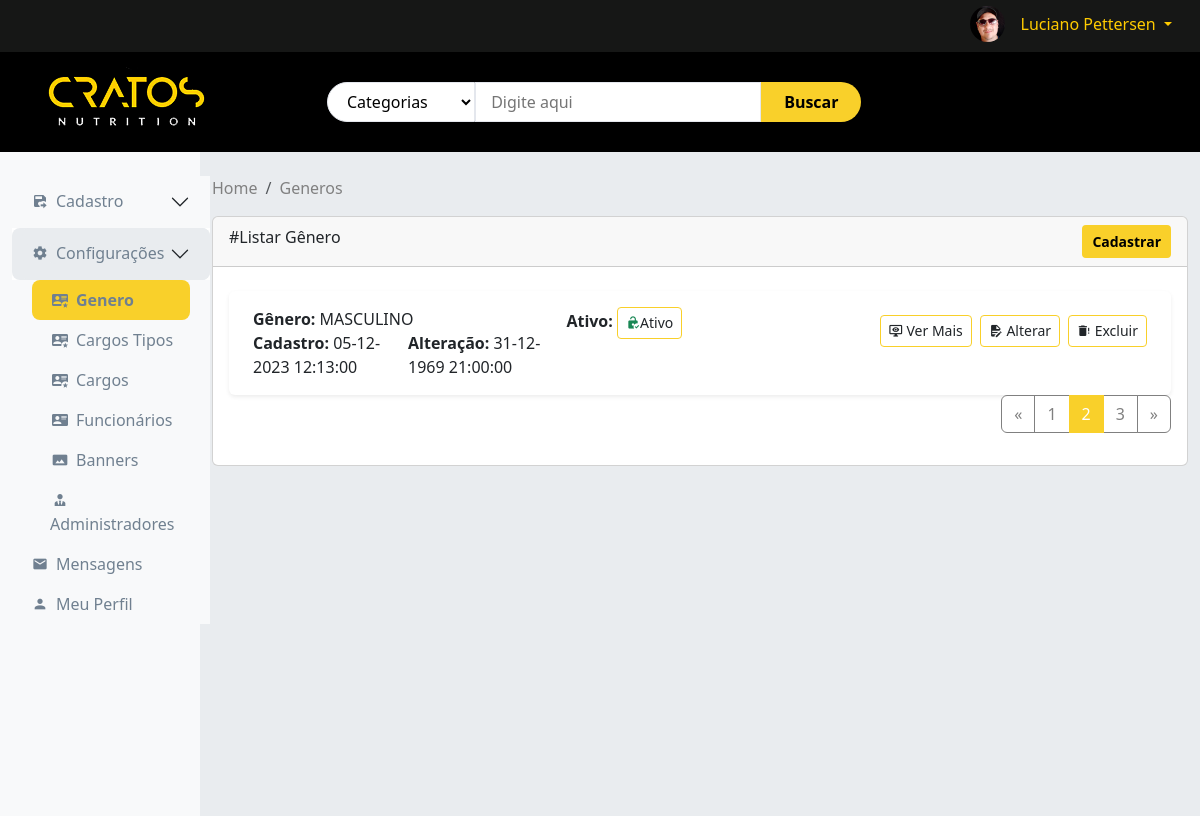
Page /adm/adm.php?pagina=genero (signed in) on the earlier database version.
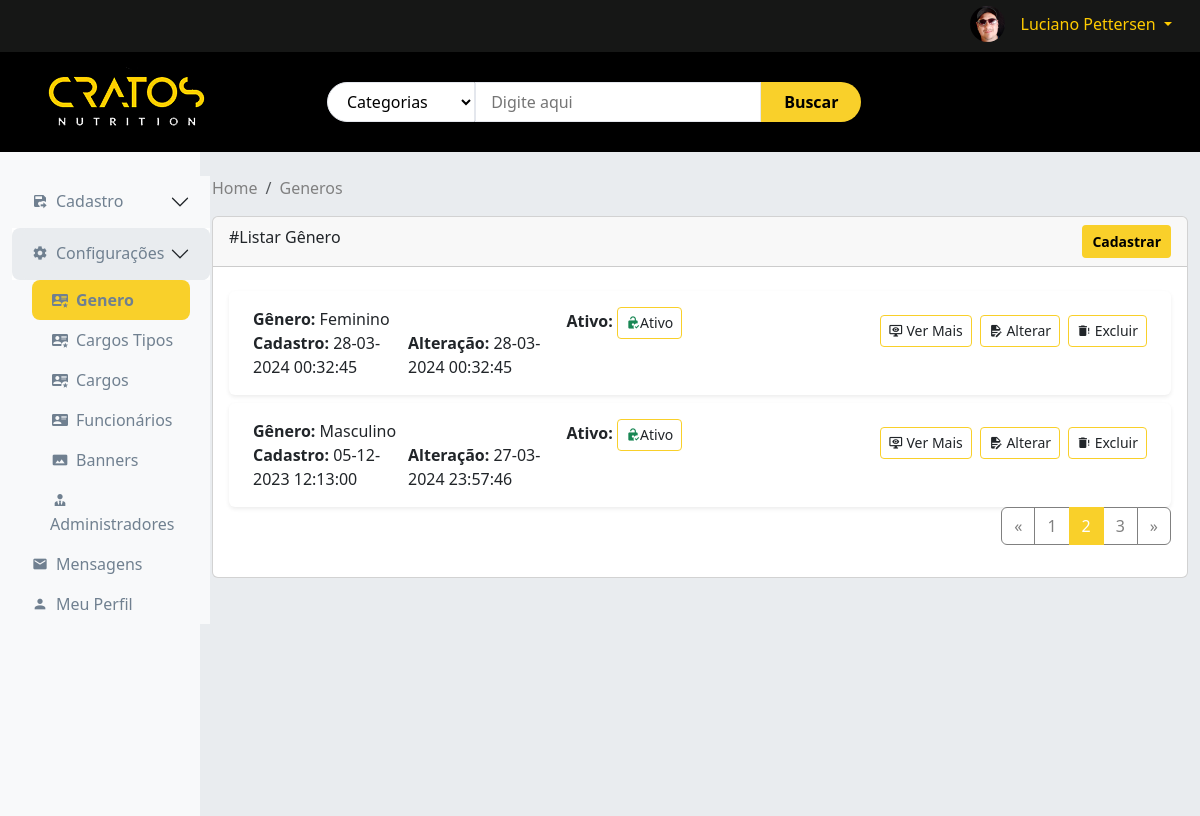
Same page on the later database version.
### tables this page shows
CREATE TABLE `genero` (
  `idgenero` int(10) unsigned NOT NULL AUTO_INCREMENT,
  `genero` varchar(30) DEFAULT NULL,
  `cadastro` datetime DEFAULT current_timestamp(),
  `alteracao` timestamp NOT NULL DEFAULT current_timestamp(),
  `ativo` char(1) DEFAULT 'A',
  PRIMARY KEY (`idgenero`)
);

### adm/func/func.php (called while the page is built, shortened)
<?php
function listarGeral($campos, $tabela)
{
    $conn = conectar();
    try {
        $conn->beginTransaction();
        $query = "SELECT $campos FROM $tabela";
        $sqlLista = $conn->prepare($query);
        $sqlLista->execute();
        $retornoLista = $sqlLista->fetchAll(PDO::FETCH_OBJ);
        if ($retornoLista) {
            return $retornoLista;
        } else {
            return [];
        }
    } catch (Throwable $e) {
        $conn->rollback();
        $error_message = '';
        $previousException = $e->getPrevious();
        if ($previousException) {
            $error_message .= 'Previous Exception: ' . $previousException->getMessage() . PHP_EOL;
        }
        $error_message .= 'Throwable: ' . $e->getMessage() . PHP_EOL;
        $error_message .= 'Code: ' . $e->getCode() . PHP_EOL;
        $trace = $e->getTrace();
        $error_message .= 'Trace: ' . print_r($trace, true) . PHP_EOL;
        $error_message .= 'Trace File: ' . $trace[0]['file'] . PHP_EOL;
        $error_message .= 'Trace Line: ' . $trace[0]['line'] . PHP_EOL;
        $error_message .= 'File: ' . $e->getFile() . PHP_EOL;
        $error_message .= 'Line: ' . $e->getLine() . PHP_EOL;
        error_log($error_message, 3, 'log/arquivo_de_log.txt');
        throw $e;
    } finally {
        $conn = null;
    }
}
function formatarDataHoraBr($data)
{
    return date('d-m-Y H:i:s', strtotime($data));
}
?>

### adm/genero/generoListar.php (the view, shortened to what the rows shown need)
<div class="card">
    <div class="card-body">
        <?php
        $listarGenero = listarGeral('idgenero, genero, cadastro, alteracao, ativo', 'genero ORDER BY idgenero DESC');
        if ($listarGenero) {
            foreach ($listarGenero as $itemGenero) {
                $idGenero = $itemGenero->idgenero;
                $genero = $itemGenero->genero;
                $cadastro = formatarDataHoraBr($itemGenero->cadastro);
                $alteracao = formatarDataHoraBr($itemGenero->alteracao);
                $ativo = $itemGenero->ativo;
                if ($ativo == 'A') {
                    $btnAtivo = '<a href="#" class="btn btn-sm btn-outline-primary" aria-current="page" title="Genero Ativado. Clique para Desativar" id="btnStatus" onclick="statusGeral(' . $idGenero . ',\'generoStatus\');"><span class="mdi mdi-lock-open-check text-success"></span>Ativo</a>';
                } else {
                    $btnAtivo = '<a href="#" class="btn btn-sm btn-outline-primary" aria-current="page" title="Genero Desativado. Clique para Ativar" id="btnStatus" onclick="statusGeral(' . $idGenero . ',\'generoStatus\');"><span class="mdi mdi-lock-check text-danger"></span> Desativado</a>';
                }
                ?>
                <div class="card card-lista mt-2 border border-0 shadow-sm">
                    <div class="card-body d-flex flex-column flex-md-row justify-content-between">
                        <div class="d-flex flex-column flex-md-row flex-fill">
                            <div class="d-flex col-md-6">
                                <div class="d-flex flex-column ps-2">
                                    <div><strong>Gênero:</strong> <?php echo $genero ?></div>
                                    <div class="d-flex flex-md-row flex-column">
                                        <div class=""><strong>Cadastro:</strong> <?php echo $cadastro ?></div>
                                        <div class="ps-md-2"><strong>Alteração:</strong> <?php echo $alteracao ?></div>
                                    </div>
                                </div>
                            </div>
                            <div class="d-flex flex-column ps-2  col-md-6">
                                <div><strong>Ativo:</strong> <?php echo $btnAtivo ?></div>
                            </div>
                        </div>
                        <div class="p-2">
                            <div class="d-flex flex-md-row flex-column gap-2">
                                <a href="#" class="btn btn-sm btn-outline-primary" aria-current="page"
                                   data-bs-toggle="modal" data-bs-target="#modalGeneroVerMais"
                                   title="Ver detalhes do genero"
                                   onclick="generoVeMais(<?php echo $idGenero ?>,'generoVerMais')"><span
                                            class="mdi mdi-monitor-eye"></span> Ver Mais</a>
                                <a href="#" class="btn btn-sm btn-outline-primary"
                                   title="Alterar informações do Genero" data-bs-toggle="modal"
                                   data-bs-target="#modalGeneroAlt"
                                   onclick="generoDadosAlterar(<?php echo $idGenero ?>,'generoDadosAlt');"><span
                                            class="mdi mdi-file-document-edit"></span>
                                    Alterar</a>
                                <a href="#" class="btn btn-sm btn-outline-primary" title="Excluir Genero"
                                   onclick="excGeral(<?php echo $idGenero ?>,'generoExc','btnExcluir');"><span
                                            class="mdi mdi-delete-alert"></span> Excluir</a>
                            </div>
                        </div>
                    </div>
                </div>
                <?php
            }
        } else {
            ?>
            <div class="text-center">
                Nenhum genero para apresentar!
            </div>
            <?php
        }
        ?>
    </div>
</div>

Differences in the rows shown:
added genero: genero "Feminino", cadastro "28-03-2024 00:32:45", alteracao "28-03-2024 00:32:45"
changed genero: genero "MASCULINO" → "Masculino"; alteracao "31-12-1969 21:00:00" → "27-03-2024 23:57:46"
